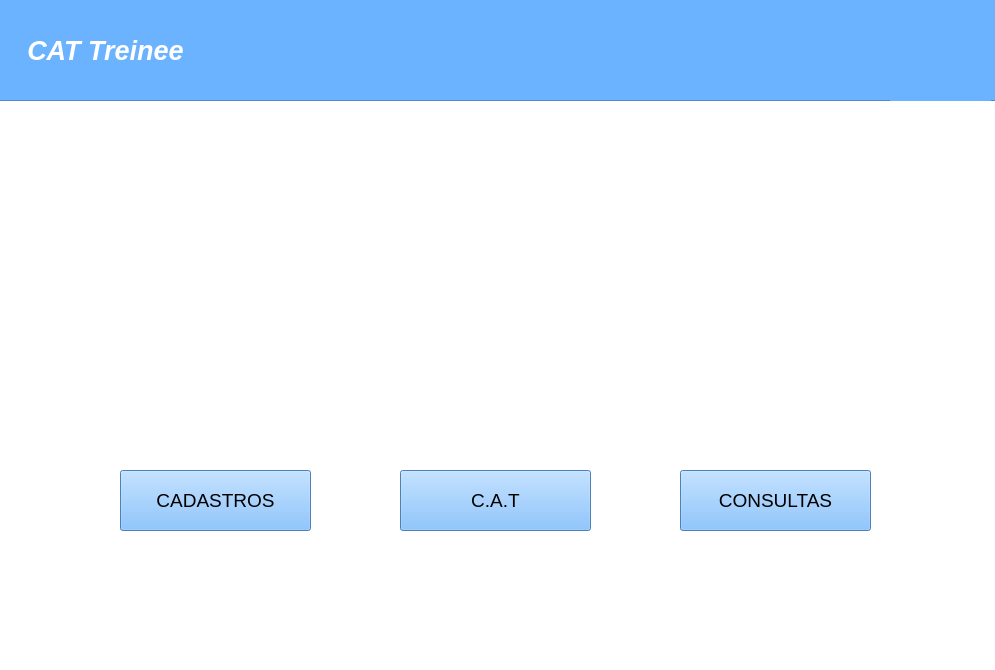
<?xml version="1.0" encoding="UTF-8"?>
<ui version="4.0">
 <class>MainWindow</class>
 <widget class="QMainWindow" name="MainWindow">
  <property name="geometry">
   <rect>
    <x>0</x>
    <y>0</y>
    <width>995</width>
    <height>670</height>
   </rect>
  </property>
  <property name="windowTitle">
   <string>MainWindow</string>
  </property>
  <property name="styleSheet">
   <string notr="true">background-color: rgb(255, 255, 255);</string>
  </property>
  <widget class="QWidget" name="centralwidget">
   <widget class="QPushButton" name="bt_consul">
    <property name="geometry">
     <rect>
      <x>680</x>
      <y>470</y>
      <width>191</width>
      <height>61</height>
     </rect>
    </property>
    <property name="font">
     <font>
      <pointsize>14</pointsize>
     </font>
    </property>
    <property name="styleSheet">
     <string notr="true">background-color: rgb(107, 179, 255);
</string>
    </property>
    <property name="text">
     <string>CONSULTAS</string>
    </property>
   </widget>
   <widget class="QPushButton" name="bt_cadastros">
    <property name="geometry">
     <rect>
      <x>120</x>
      <y>470</y>
      <width>191</width>
      <height>61</height>
     </rect>
    </property>
    <property name="font">
     <font>
      <pointsize>14</pointsize>
     </font>
    </property>
    <property name="styleSheet">
     <string notr="true">background-color: rgb(107, 179, 255);
</string>
    </property>
    <property name="text">
     <string>CADASTROS</string>
    </property>
   </widget>
   <widget class="QPushButton" name="bt_cat">
    <property name="geometry">
     <rect>
      <x>400</x>
      <y>470</y>
      <width>191</width>
      <height>61</height>
     </rect>
    </property>
    <property name="font">
     <font>
      <pointsize>14</pointsize>
     </font>
    </property>
    <property name="styleSheet">
     <string notr="true">background-color: rgb(107, 179, 255);
</string>
    </property>
    <property name="text">
     <string>C.A.T</string>
    </property>
   </widget>
   <widget class="QFrame" name="frame">
    <property name="geometry">
     <rect>
      <x>-10</x>
      <y>-10</y>
      <width>1071</width>
      <height>111</height>
     </rect>
    </property>
    <property name="styleSheet">
     <string notr="true">background-color: rgb(107, 179, 255);</string>
    </property>
    <property name="frameShape">
     <enum>QFrame::StyledPanel</enum>
    </property>
    <property name="frameShadow">
     <enum>QFrame::Raised</enum>
    </property>
    <widget class="QLabel" name="label_4">
     <property name="geometry">
      <rect>
       <x>10</x>
       <y>20</y>
       <width>211</width>
       <height>81</height>
      </rect>
     </property>
     <property name="font">
      <font>
       <family>Arial</family>
       <pointsize>20</pointsize>
       <weight>75</weight>
       <italic>true</italic>
       <bold>true</bold>
      </font>
     </property>
     <property name="styleSheet">
      <string notr="true">border: none;
color: #ffffff;</string>
     </property>
     <property name="text">
      <string>CAT Treinee</string>
     </property>
     <property name="alignment">
      <set>Qt::AlignCenter</set>
     </property>
    </widget>
    <widget class="QLabel" name="label_7">
     <property name="geometry">
      <rect>
       <x>900</x>
       <y>10</y>
       <width>101</width>
       <height>101</height>
      </rect>
     </property>
     <property name="styleSheet">
      <string notr="true">border: none;</string>
     </property>
     <property name="text">
      <string/>
     </property>
     <property name="pixmap">
      <pixmap>../images/cat_logo-removed.png</pixmap>
     </property>
     <property name="scaledContents">
      <bool>true</bool>
     </property>
    </widget>
   </widget>
   <widget class="QLabel" name="label">
    <property name="geometry">
     <rect>
      <x>160</x>
      <y>270</y>
      <width>111</width>
      <height>101</height>
     </rect>
    </property>
    <property name="text">
     <string/>
    </property>
    <property name="pixmap">
     <pixmap>../images/cadastro.png</pixmap>
    </property>
    <property name="scaledContents">
     <bool>true</bool>
    </property>
   </widget>
   <widget class="QLabel" name="label_2">
    <property name="geometry">
     <rect>
      <x>720</x>
      <y>270</y>
      <width>111</width>
      <height>101</height>
     </rect>
    </property>
    <property name="text">
     <string/>
    </property>
    <property name="pixmap">
     <pixmap>../images/lupa.png</pixmap>
    </property>
    <property name="scaledContents">
     <bool>true</bool>
    </property>
   </widget>
   <widget class="QLabel" name="label_3">
    <property name="geometry">
     <rect>
      <x>440</x>
      <y>270</y>
      <width>111</width>
      <height>101</height>
     </rect>
    </property>
    <property name="text">
     <string/>
    </property>
    <property name="pixmap">
     <pixmap>../images/cats.png</pixmap>
    </property>
    <property name="scaledContents">
     <bool>true</bool>
    </property>
   </widget>
  </widget>
  <widget class="QMenuBar" name="menubar">
   <property name="geometry">
    <rect>
     <x>0</x>
     <y>0</y>
     <width>995</width>
     <height>21</height>
    </rect>
   </property>
  </widget>
  <widget class="QStatusBar" name="statusbar"/>
 </widget>
 <resources/>
 <connections/>
</ui>
